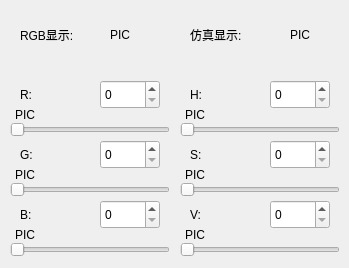
     <widget class="QWidget" name="tab">
      <attribute name="title">
       <string>色盘</string>
      </attribute>
      <widget class="QSlider" name="hSlider_v">
       <property name="geometry">
        <rect>
         <x>180</x>
         <y>241</y>
         <width>160</width>
         <height>18</height>
        </rect>
       </property>
       <property name="maximum">
        <number>255</number>
       </property>
       <property name="pageStep">
        <number>5</number>
       </property>
       <property name="orientation">
        <enum>Qt::Horizontal</enum>
       </property>
      </widget>
      <widget class="QLabel" name="lb_plt_v">
       <property name="geometry">
        <rect>
         <x>185</x>
         <y>230</y>
         <width>150</width>
         <height>10</height>
        </rect>
       </property>
       <property name="focusPolicy">
        <enum>Qt::NoFocus</enum>
       </property>
       <property name="text">
        <string>PIC</string>
       </property>
      </widget>
      <widget class="QLabel" name="lb_plt_pic_0">
       <property name="geometry">
        <rect>
         <x>110</x>
         <y>20</y>
         <width>30</width>
         <height>30</height>
        </rect>
       </property>
       <property name="focusPolicy">
        <enum>Qt::NoFocus</enum>
       </property>
       <property name="text">
        <string>PIC</string>
       </property>
      </widget>
      <widget class="QLabel" name="lb_plt_pic_1">
       <property name="geometry">
        <rect>
         <x>290</x>
         <y>20</y>
         <width>30</width>
         <height>30</height>
        </rect>
       </property>
       <property name="focusPolicy">
        <enum>Qt::NoFocus</enum>
       </property>
       <property name="text">
        <string>PIC</string>
       </property>
      </widget>
      <widget class="QLabel" name="label_37">
       <property name="geometry">
        <rect>
         <x>20</x>
         <y>20</y>
         <width>80</width>
         <height>30</height>
        </rect>
       </property>
       <property name="focusPolicy">
        <enum>Qt::NoFocus</enum>
       </property>
       <property name="text">
        <string>RGB显示:</string>
       </property>
      </widget>
      <widget class="QLabel" name="label_38">
       <property name="geometry">
        <rect>
         <x>190</x>
         <y>20</y>
         <width>80</width>
         <height>30</height>
        </rect>
       </property>
       <property name="focusPolicy">
        <enum>Qt::NoFocus</enum>
       </property>
       <property name="text">
        <string>仿真显示:</string>
       </property>
      </widget>
      <widget class="QSpinBox" name="sBox_plt_v">
       <property name="geometry">
        <rect>
         <x>270</x>
         <y>200</y>
         <width>60</width>
         <height>29</height>
        </rect>
       </property>
       <property name="focusPolicy">
        <enum>Qt::ClickFocus</enum>
       </property>
       <property name="minimum">
        <number>0</number>
       </property>
       <property name="maximum">
        <number>255</number>
       </property>
       <property name="value">
        <number>0</number>
       </property>
      </widget>
      <widget class="QLabel" name="label_36">
       <property name="geometry">
        <rect>
         <x>190</x>
         <y>200</y>
         <width>60</width>
         <height>30</height>
        </rect>
       </property>
       <property name="focusPolicy">
        <enum>Qt::NoFocus</enum>
       </property>
       <property name="text">
        <string>V:</string>
       </property>
      </widget>
      <widget class="QLabel" name="lb_plt_b">
       <property name="geometry">
        <rect>
         <x>15</x>
         <y>230</y>
         <width>150</width>
         <height>10</height>
        </rect>
       </property>
       <property name="focusPolicy">
        <enum>Qt::NoFocus</enum>
       </property>
       <property name="text">
        <string>PIC</string>
       </property>
      </widget>
      <widget class="QSlider" name="hSlider_b">
       <property name="geometry">
        <rect>
         <x>10</x>
         <y>241</y>
         <width>160</width>
         <height>18</height>
        </rect>
       </property>
       <property name="maximum">
        <number>255</number>
       </property>
       <property name="pageStep">
        <number>5</number>
       </property>
       <property name="orientation">
        <enum>Qt::Horizontal</enum>
       </property>
      </widget>
      <widget class="QSpinBox" name="sBox_plt_b">
       <property name="geometry">
        <rect>
         <x>100</x>
         <y>200</y>
         <width>60</width>
         <height>29</height>
        </rect>
       </property>
       <property name="focusPolicy">
        <enum>Qt::ClickFocus</enum>
       </property>
       <property name="minimum">
        <number>0</number>
       </property>
       <property name="maximum">
        <number>255</number>
       </property>
       <property name="value">
        <number>0</number>
       </property>
      </widget>
      <widget class="QLabel" name="label_39">
       <property name="geometry">
        <rect>
         <x>20</x>
         <y>200</y>
         <width>60</width>
         <height>30</height>
        </rect>
       </property>
       <property name="focusPolicy">
        <enum>Qt::NoFocus</enum>
       </property>
       <property name="text">
        <string>B:</string>
       </property>
      </widget>
      <widget class="QLabel" name="lb_plt_s">
       <property name="geometry">
        <rect>
         <x>185</x>
         <y>170</y>
         <width>150</width>
         <height>10</height>
        </rect>
       </property>
       <property name="focusPolicy">
        <enum>Qt::NoFocus</enum>
       </property>
       <property name="text">
        <string>PIC</string>
       </property>
      </widget>
      <widget class="QSlider" name="hSlider_s">
       <property name="geometry">
        <rect>
         <x>180</x>
         <y>181</y>
         <width>160</width>
         <height>18</height>
        </rect>
       </property>
       <property name="maximum">
        <number>255</number>
       </property>
       <property name="pageStep">
        <number>5</number>
       </property>
       <property name="orientation">
        <enum>Qt::Horizontal</enum>
       </property>
      </widget>
      <widget class="QSpinBox" name="sBox_plt_s">
       <property name="geometry">
        <rect>
         <x>270</x>
         <y>140</y>
         <width>60</width>
         <height>29</height>
        </rect>
       </property>
       <property name="focusPolicy">
        <enum>Qt::ClickFocus</enum>
       </property>
       <property name="minimum">
        <number>0</number>
       </property>
       <property name="maximum">
        <number>255</number>
       </property>
       <property name="value">
        <number>0</number>
       </property>
      </widget>
      <widget class="QLabel" name="label_40">
       <property name="geometry">
        <rect>
         <x>190</x>
         <y>140</y>
         <width>60</width>
         <height>30</height>
        </rect>
       </property>
       <property name="focusPolicy">
        <enum>Qt::NoFocus</enum>
       </property>
       <property name="text">
        <string>S:</string>
       </property>
      </widget>
      <widget class="QLabel" name="lb_plt_g">
       <property name="geometry">
        <rect>
         <x>15</x>
         <y>170</y>
         <width>150</width>
         <height>10</height>
        </rect>
       </property>
       <property name="focusPolicy">
        <enum>Qt::NoFocus</enum>
       </property>
       <property name="text">
        <string>PIC</string>
       </property>
      </widget>
      <widget class="QSlider" name="hSlider_g">
       <property name="geometry">
        <rect>
         <x>10</x>
         <y>181</y>
         <width>160</width>
         <height>18</height>
        </rect>
       </property>
       <property name="maximum">
        <number>255</number>
       </property>
       <property name="pageStep">
        <number>5</number>
       </property>
       <property name="orientation">
        <enum>Qt::Horizontal</enum>
       </property>
      </widget>
      <widget class="QSpinBox" name="sBox_plt_g">
       <property name="geometry">
        <rect>
         <x>100</x>
         <y>140</y>
         <width>60</width>
         <height>29</height>
        </rect>
       </property>
       <property name="focusPolicy">
        <enum>Qt::ClickFocus</enum>
       </property>
       <property name="minimum">
        <number>0</number>
       </property>
       <property name="maximum">
        <number>255</number>
       </property>
       <property name="value">
        <number>0</number>
       </property>
      </widget>
      <widget class="QLabel" name="label_42">
       <property name="geometry">
        <rect>
         <x>20</x>
         <y>140</y>
         <width>60</width>
         <height>30</height>
        </rect>
       </property>
       <property name="focusPolicy">
        <enum>Qt::NoFocus</enum>
       </property>
       <property name="text">
        <string>G:</string>
       </property>
      </widget>
      <widget class="QLabel" name="lb_plt_h">
       <property name="geometry">
        <rect>
         <x>185</x>
         <y>110</y>
         <width>150</width>
         <height>10</height>
        </rect>
       </property>
       <property name="focusPolicy">
        <enum>Qt::NoFocus</enum>
       </property>
       <property name="text">
        <string>PIC</string>
       </property>
      </widget>
      <widget class="QSlider" name="hSlider_h">
       <property name="geometry">
        <rect>
         <x>180</x>
         <y>121</y>
         <width>160</width>
         <height>18</height>
        </rect>
       </property>
       <property name="maximum">
        <number>359</number>
       </property>
       <property name="pageStep">
        <number>5</number>
       </property>
       <property name="orientation">
        <enum>Qt::Horizontal</enum>
       </property>
      </widget>
      <widget class="QSpinBox" name="sBox_plt_h">
       <property name="geometry">
        <rect>
         <x>270</x>
         <y>80</y>
         <width>60</width>
         <height>29</height>
        </rect>
       </property>
       <property name="focusPolicy">
        <enum>Qt::ClickFocus</enum>
       </property>
       <property name="minimum">
        <number>0</number>
       </property>
       <property name="maximum">
        <number>359</number>
       </property>
       <property name="value">
        <number>0</number>
       </property>
      </widget>
      <widget class="QLabel" name="label_45">
       <property name="geometry">
        <rect>
         <x>190</x>
         <y>80</y>
         <width>60</width>
         <height>30</height>
        </rect>
       </property>
       <property name="focusPolicy">
        <enum>Qt::NoFocus</enum>
       </property>
       <property name="text">
        <string>H:</string>
       </property>
      </widget>
      <widget class="QLabel" name="lb_plt_r">
       <property name="geometry">
        <rect>
         <x>15</x>
         <y>110</y>
         <width>150</width>
         <height>10</height>
        </rect>
       </property>
       <property name="focusPolicy">
        <enum>Qt::NoFocus</enum>
       </property>
       <property name="text">
        <string>PIC</string>
       </property>
      </widget>
      <widget class="QSlider" name="hSlider_r">
       <property name="geometry">
        <rect>
         <x>10</x>
         <y>121</y>
         <width>160</width>
         <height>18</height>
        </rect>
       </property>
       <property name="maximum">
        <number>255</number>
       </property>
       <property name="pageStep">
        <number>5</number>
       </property>
       <property name="orientation">
        <enum>Qt::Horizontal</enum>
       </property>
      </widget>
      <widget class="QSpinBox" name="sBox_plt_r">
       <property name="geometry">
        <rect>
         <x>100</x>
         <y>80</y>
         <width>60</width>
         <height>29</height>
        </rect>
       </property>
       <property name="focusPolicy">
        <enum>Qt::ClickFocus</enum>
       </property>
       <property name="minimum">
        <number>0</number>
       </property>
       <property name="maximum">
        <number>255</number>
       </property>
       <property name="value">
        <number>0</number>
       </property>
      </widget>
      <widget class="QLabel" name="label_46">
       <property name="geometry">
        <rect>
         <x>20</x>
         <y>80</y>
         <width>60</width>
         <height>30</height>
        </rect>
       </property>
       <property name="focusPolicy">
        <enum>Qt::NoFocus</enum>
       </property>
       <property name="text">
        <string>R:</string>
       </property>
      </widget>
     </widget>
